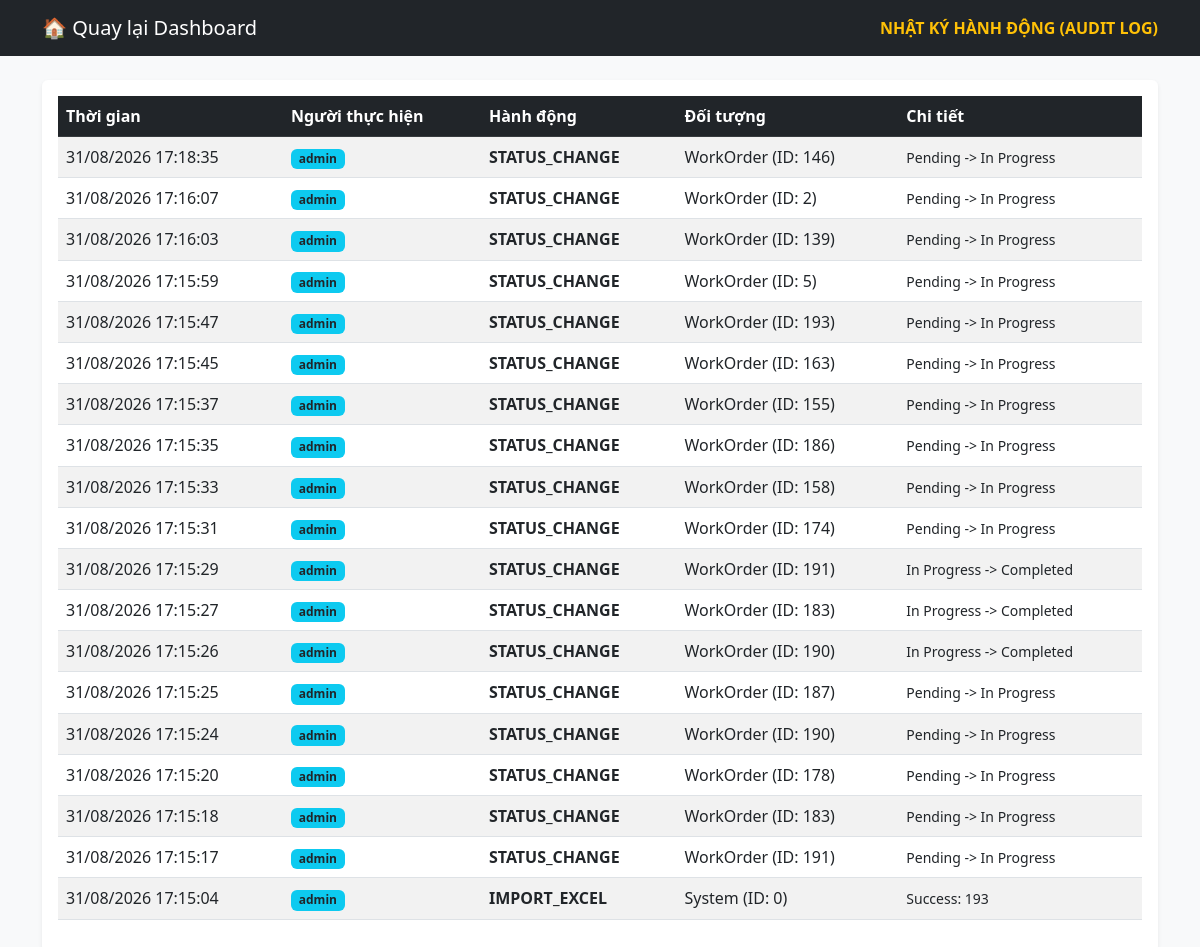
The page /audit-log (signed in) on the database as committed earlier.
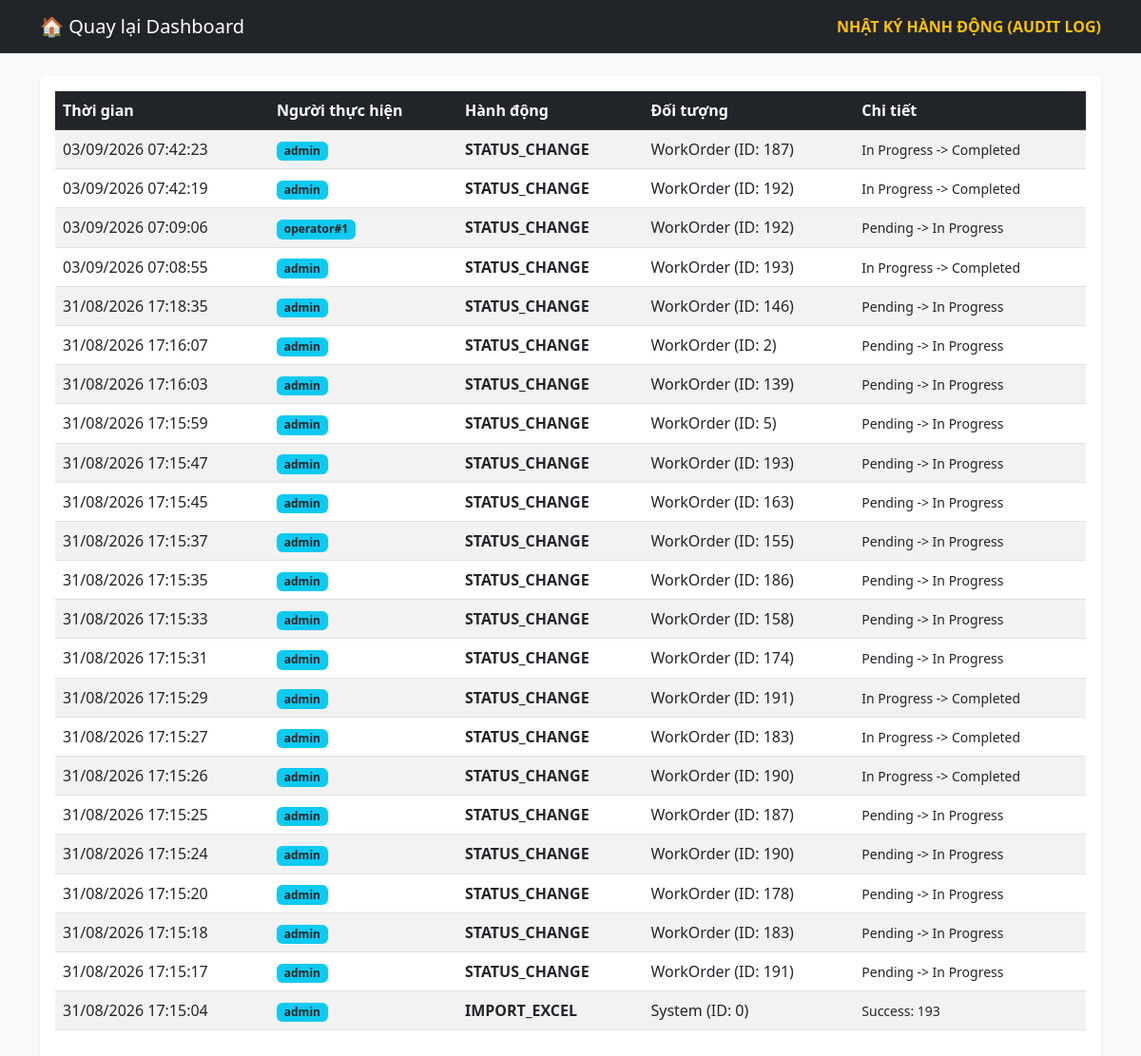
The same page on the database as committed later.
### app.py (models this page shows, shortened)
class AuditLog(db.Model):
    id = db.Column(db.Integer, primary_key=True)
    user_id = db.Column(db.Integer, db.ForeignKey('user.id'), nullable=False)
    action = db.Column(db.String(50), nullable=False)
    target_type = db.Column(db.String(50), nullable=False)
    target_id = db.Column(db.Integer, nullable=False)
    detail = db.Column(db.String(200))
    timestamp = db.Column(db.DateTime, default=datetime.now)
    user = db.relationship('User', backref='logs')

class User(db.Model, UserMixin):
    id = db.Column(db.Integer, primary_key=True)
    username = db.Column(db.String(50), unique=True, nullable=False)
    email = db.Column(db.String(120), unique=True, nullable=False)
    password_hash = db.Column(db.String(128), nullable=False)
    role = db.Column(db.String(20), default='operator') # admin, manager, operator
    is_active = db.Column(db.Boolean, default=True)
    date_created = db.Column(db.DateTime, default=datetime.now)

### app.py (the view)
@app.route('/audit-log')
@login_required
@role_required('admin')
def view_audit_log():
    logs = AuditLog.query.order_by(AuditLog.timestamp.desc()).limit(100).all()
    return render_template('audit_log.html', logs=logs)

### app.py (called while the page is built)
@login_manager.user_loader
def load_user(user_id):
    return User.query.get(int(user_id))

def role_required(*roles):
    def decorator(f):
        @wraps(f)
        def decorated_function(*args, **kwargs):
            if not current_user.is_authenticated or current_user.role not in roles:
                flash("Quyền truy cập bị từ chối!", "danger")
                return redirect(url_for('index'))
            return f(*args, **kwargs)
        return decorated_function
    return decorator

### templates/audit_log.html (shortened to what this page needs)
<!DOCTYPE html>
<html lang="vi">
<head>
    <link href="https://cdn.jsdelivr.net/npm/bootstrap@5.3.0/dist/css/bootstrap.min.css" rel="stylesheet">
</head>
<body class="bg-light">
<nav class="navbar navbar-dark bg-dark mb-4">
    <div class="container">
        <a class="navbar-brand" href="/">🏠 Quay lại Dashboard</a>
        <span class="navbar-text text-warning fw-bold">NHẬT KÝ HÀNH ĐỘNG (AUDIT LOG)</span>
    </div>
</nav>
<div class="container">
    <div class="card shadow-sm border-0">
        <div class="card-body">
            <table class="table table-striped">
                <thead class="table-dark">
                    <tr>
                        <th>Thời gian</th>
                        <th>Người thực hiện</th>
                        <th>Hành động</th>
                        <th>Đối tượng</th>
                        <th>Chi tiết</th>
                    </tr>
                </thead>
                <tbody>
                    {% for log in logs %}
                    <tr>
                        <td>{{ log.timestamp.strftime('%d/%m/%Y %H:%M:%S') }}</td>
                        <td><span class="badge bg-info text-dark">{{ log.user.username }}</span></td>
                        <td><span class="fw-bold">{{ log.action }}</span></td>
                        <td>{{ log.target_type }} (ID: {{ log.target_id }})</td>
                        <td><small>{{ log.detail }}</small></td>
                    </tr>
                    {% endfor %}
                </tbody>
            </table>
        </div>
    </div>
</div>
</body>
</html>

Rows that differ between the two databases and show on the page:
added AuditLog: timestamp "03/09/2026 07:42:23", user.username "admin", action "STATUS_CHANGE", target_type "WorkOrder", target_id "187", detail "In Progress -> Completed"
added AuditLog: timestamp "03/09/2026 07:42:19", user.username "admin", action "STATUS_CHANGE", target_type "WorkOrder", target_id "192", detail "In Progress -> Completed"
added AuditLog: timestamp "03/09/2026 07:09:06", user.username "operator#1", action "STATUS_CHANGE", target_type "WorkOrder", target_id "192", detail "Pending -> In Progress"
added AuditLog: timestamp "03/09/2026 07:08:55", user.username "admin", action "STATUS_CHANGE", target_type "WorkOrder", target_id "193", detail "In Progress -> Completed"
